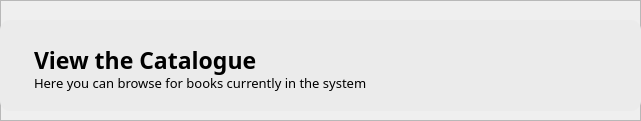
      <widget class="QFrame" name="heading">
       <property name="geometry">
        <rect>
         <x>300</x>
         <y>20</y>
         <width>641</width>
         <height>121</height>
        </rect>
       </property>
       <property name="frameShape">
        <enum>QFrame::StyledPanel</enum>
       </property>
       <property name="frameShadow">
        <enum>QFrame::Raised</enum>
       </property>
       <widget class="QPlainTextEdit" name="plainTextEdit_2">
        <property name="geometry">
         <rect>
          <x>0</x>
          <y>20</y>
          <width>641</width>
          <height>91</height>
         </rect>
        </property>
        <property name="styleSheet">
         <string notr="true">background: rgb(235, 235, 235);
border-radius: 10px;</string>
        </property>
        <property name="frameShadow">
         <enum>QFrame::Raised</enum>
        </property>
        <property name="plainText">
         <string/>
        </property>
       </widget>
       <widget class="QPlainTextEdit" name="plainTextEdit_3">
        <property name="geometry">
         <rect>
          <x>30</x>
          <y>40</y>
          <width>411</width>
          <height>41</height>
         </rect>
        </property>
        <property name="styleSheet">
         <string notr="true">font-family: Baloo 2;
font-weight: bold;
font-size: 23px;
background: transparent;</string>
        </property>
        <property name="frameShape">
         <enum>QFrame::NoFrame</enum>
        </property>
        <property name="plainText">
         <string>View the Catalogue</string>
        </property>
       </widget>
       <widget class="QPlainTextEdit" name="plainTextEdit_4">
        <property name="geometry">
         <rect>
          <x>30</x>
          <y>70</y>
          <width>411</width>
          <height>31</height>
         </rect>
        </property>
        <property name="styleSheet">
         <string notr="true">background: transparent;
font-family: Baloo 2;
font-size: 13px;</string>
        </property>
        <property name="frameShape">
         <enum>QFrame::NoFrame</enum>
        </property>
        <property name="plainText">
         <string>Here you can browse for books currently in the system</string>
        </property>
       </widget>
      </widget>
